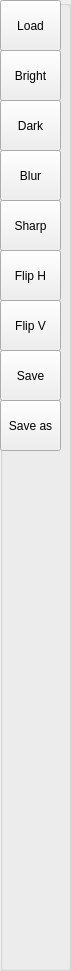
   <widget class="QGroupBox" name="groupBox_3">
    <property name="geometry">
     <rect>
      <x>0</x>
      <y>10</y>
      <width>71</width>
      <height>971</height>
     </rect>
    </property>
    <property name="title">
     <string/>
    </property>
    <widget class="QToolButton" name="toolButton_Brighten">
     <property name="geometry">
      <rect>
       <x>0</x>
       <y>50</y>
       <width>61</width>
       <height>51</height>
      </rect>
     </property>
     <property name="text">
      <string>Bright</string>
     </property>
    </widget>
    <widget class="QToolButton" name="toolButton_Darken">
     <property name="geometry">
      <rect>
       <x>0</x>
       <y>100</y>
       <width>61</width>
       <height>51</height>
      </rect>
     </property>
     <property name="text">
      <string>Dark</string>
     </property>
    </widget>
    <widget class="QToolButton" name="toolButton_Blur">
     <property name="geometry">
      <rect>
       <x>0</x>
       <y>150</y>
       <width>61</width>
       <height>51</height>
      </rect>
     </property>
     <property name="text">
      <string>Blur</string>
     </property>
    </widget>
    <widget class="QToolButton" name="toolButton_Sharp">
     <property name="geometry">
      <rect>
       <x>0</x>
       <y>200</y>
       <width>61</width>
       <height>51</height>
      </rect>
     </property>
     <property name="text">
      <string>Sharp</string>
     </property>
    </widget>
    <widget class="QToolButton" name="toolButton_Flip_H">
     <property name="geometry">
      <rect>
       <x>0</x>
       <y>250</y>
       <width>61</width>
       <height>51</height>
      </rect>
     </property>
     <property name="text">
      <string>Flip H</string>
     </property>
    </widget>
    <widget class="QToolButton" name="toolButton_Flip_V">
     <property name="geometry">
      <rect>
       <x>0</x>
       <y>300</y>
       <width>61</width>
       <height>51</height>
      </rect>
     </property>
     <property name="text">
      <string>Flip V</string>
     </property>
    </widget>
    <widget class="QToolButton" name="toolButton_Load">
     <property name="geometry">
      <rect>
       <x>0</x>
       <y>0</y>
       <width>61</width>
       <height>51</height>
      </rect>
     </property>
     <property name="text">
      <string>Load</string>
     </property>
    </widget>
    <widget class="QToolButton" name="toolButton_Save">
     <property name="geometry">
      <rect>
       <x>0</x>
       <y>350</y>
       <width>61</width>
       <height>51</height>
      </rect>
     </property>
     <property name="text">
      <string>Save</string>
     </property>
    </widget>
    <widget class="QToolButton" name="toolButton_Save_as">
     <property name="geometry">
      <rect>
       <x>0</x>
       <y>400</y>
       <width>61</width>
       <height>51</height>
      </rect>
     </property>
     <property name="text">
      <string>Save as</string>
     </property>
    </widget>
   </widget>
